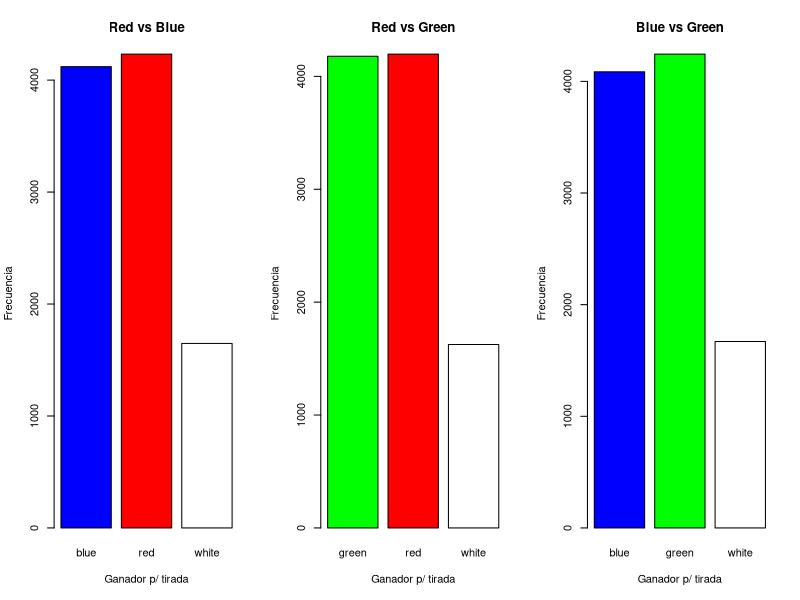
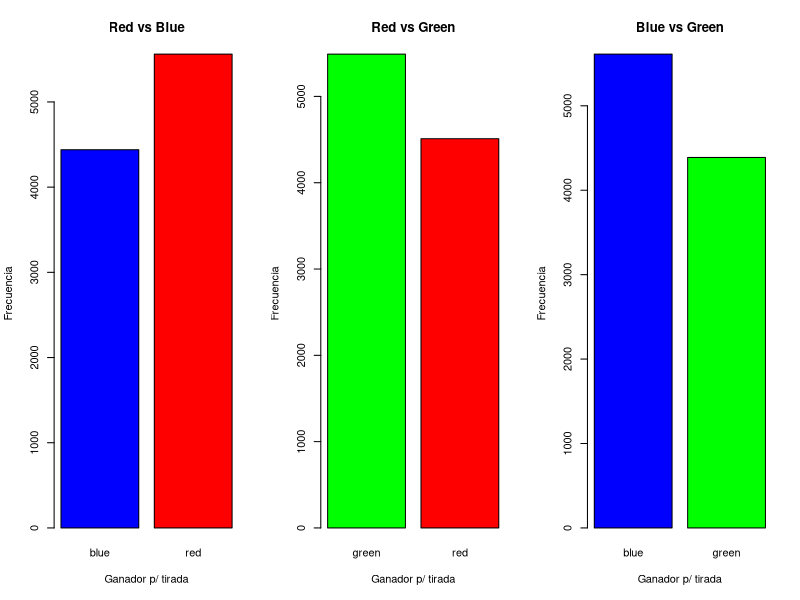
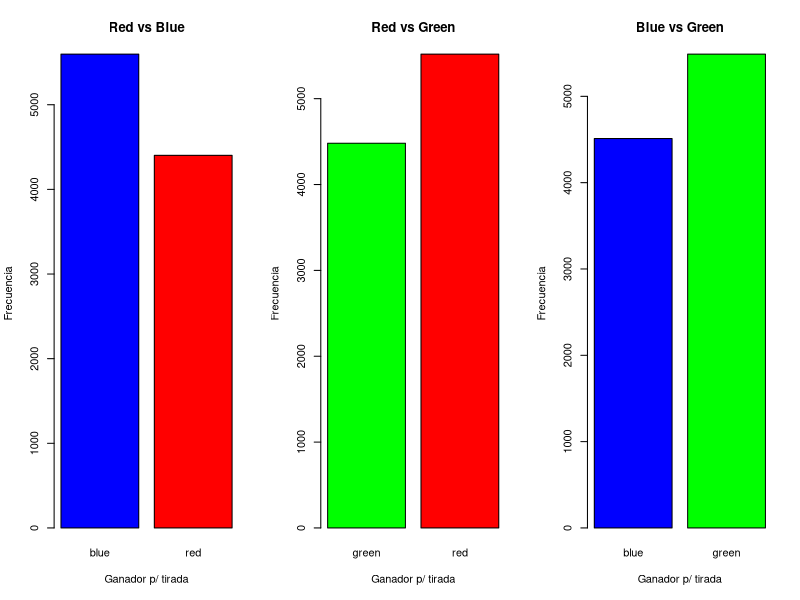
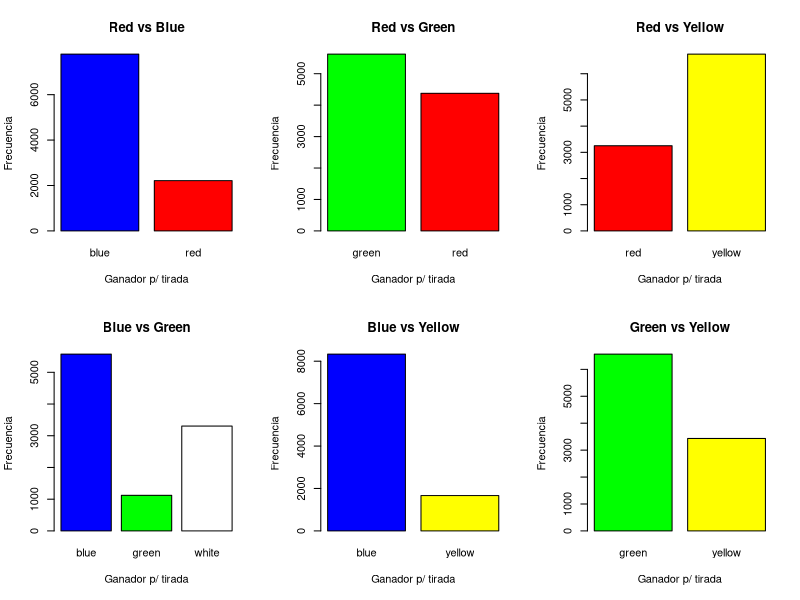

R code for these plots, in order:
#Pseudoclase dado
dado<-function(caras,nombre){
    d<-list("caras"=caras,"nom"=nombre)
    class(d)<-"dado"
    return(d)
}

print.dado<-function(d){
    cat(d$nom,"\n")
    nc<-length(d$caras)
    cat("╔",rep("═╦",nc-1),"═╗\n",sep="")
    for(i in 1:nc) cat("║",d$caras[i],sep="")
    cat("║\n")
    cat("╚",rep("═╩",nc-1),"═╝\n",sep="")
}

tirar<-function(d,n=1){
    s<-sample(d$caras,size=n,replace=TRUE)
    t<-sum(s)
    r<-list("s"=s,"t"=t,"nom"=d$nom)
    return(r)
}

gana<-function(s1,s2){
    res<-ifelse(s1$t<s2$t,s2$nom,
	ifelse(s1$t>s2$t,s1$nom,"white"))
    return(res)
}

ciclos<-10000

#--------------------
#Comienza simulación
#--------------------

# Dados normales
dado1<-dado(1:6,"red")
dado2<-dado(1:6,"blue")
dado3<-dado(1:6,"green")

r1vs2<-character()
r1vs3<-character()
r2vs3<-character()

for(i in 1:ciclos){
    d1<-tirar(dado1)
    d2<-tirar(dado2)
    d3<-tirar(dado3)
    r1vs2<-c(r1vs2,gana(d1,d2))
    r1vs3<-c(r1vs3,gana(d1,d3))
    r2vs3<-c(r2vs3,gana(d2,d3))
}

t1vs2<-table(r1vs2)
t1vs3<-table(r1vs3)
t2vs3<-table(r2vs3)

pdf("dadosNormales.pdf")
par(mfrow=c(1,3))
barplot(t1vs2,main="Red vs Blue",col=names(t1vs2),ylab="Frecuencia",xlab="Ganador p/ tirada",
        names.arg=names(t1vs2))
barplot(t1vs3,main="Red vs Green",col=names(t1vs3),ylab="Frecuencia",xlab="Ganador p/ tirada",
        names.arg=names(t1vs3))
barplot(t2vs3,main="Blue vs Green",col=names(t2vs3),ylab="Frecuencia",xlab="Ganador p/ tirada",
        names.arg=names(t2vs3))
dev.off()

# Dados no transitivos
dado1<-dado(c(2,2,4,4,9,9),"red")
dado2<-dado(c(1,1,6,6,8,8),"blue")
dado3<-dado(c(3,3,5,5,7,7),"green")

r1vs2<-character()
r1vs3<-character()
r2vs3<-character()

for(i in 1:ciclos){
    d1<-tirar(dado1)
    d2<-tirar(dado2)
    d3<-tirar(dado3)
    r1vs2<-c(r1vs2,gana(d1,d2))
    r1vs3<-c(r1vs3,gana(d1,d3))
    r2vs3<-c(r2vs3,gana(d2,d3))
}

t1vs2<-table(r1vs2)
t1vs3<-table(r1vs3)
t2vs3<-table(r2vs3)

pdf("dadosNoTransitivos.pdf")
par(mfrow=c(1,3))
barplot(t1vs2,main="Red vs Blue",col=names(t1vs2),ylab="Frecuencia",xlab="Ganador p/ tirada",
        names.arg=names(t1vs2))
barplot(t1vs3,main="Red vs Green",col=names(t1vs3),ylab="Frecuencia",xlab="Ganador p/ tirada",
        names.arg=names(t1vs3))
barplot(t2vs3,main="Blue vs Green",col=names(t2vs3),ylab="Frecuencia",xlab="Ganador p/ tirada",
        names.arg=names(t2vs3))
dev.off()


dado1<-dado(c(1,1,5,5,9,9),"red")
dado2<-dado(c(2,2,6,6,7,7),"blue")
dado3<-dado(c(3,3,4,4,8,8),"green")

# Imprime el dado
#print(dado1)

d1<-tirar(dado1,2)
d2<-tirar(dado2,2)
d3<-tirar(dado3,2)


# Ver que dado es mayor
r1vs2<-character()
r1vs3<-character()
r2vs3<-character()

for(i in 1:ciclos){
    d1<-tirar(dado1)
    d2<-tirar(dado2)
    d3<-tirar(dado3)
    r1vs2<-c(r1vs2,gana(d1,d2))
    r1vs3<-c(r1vs3,gana(d1,d3))
    r2vs3<-c(r2vs3,gana(d2,d3))
}

#ver estructura de tiradas
#str(table$r1vs2)
#str(table$r1vs3)
#str(table$r2vs3)

t1vs2<-table(r1vs2)
t1vs3<-table(r1vs3)
t2vs3<-table(r2vs3)

# Preparar la pantalla para guardar 3 gráficos, lo que salga a la pantalla guardarlo en un archivo pdf
pdf("dadosNoTransitivos_2Tiradas.pdf")
par(mfrow=c(1,3))
#crear un barplot el cual tenga de color los nombres, un titulo deacuerdo a la tabla
# y nombres en los ejes x y y de acuerdo a la tabla
# en el tope de las barras se debe mostrar la frecuencia
barplot(t1vs2,main="Red vs Blue",col=names(t1vs2),ylab="Frecuencia",xlab="Ganador p/ tirada",
        names.arg=names(t1vs2))
barplot(t1vs3,main="Red vs Green",col=names(t1vs3),ylab="Frecuencia",xlab="Ganador p/ tirada",
        names.arg=names(t1vs3))
barplot(t2vs3,main="Blue vs Green",col=names(t2vs3),ylab="Frecuencia",xlab="Ganador p/ tirada",
        names.arg=names(t2vs3))
#cerrar el archivo pdf
dev.off()

# Dados de efron
dado1<-dado(c(4,4,4,4,0,0),"red")
dados2<-dado(c(3,3,3,3,3,3),"blue")
dado3<-dado(c(6,6,2,2,2,2),"green")
dado4<-dado(c(5,5,5,1,1,1),"yellow")

r1vs2<-character()
r1vs3<-character()
r1vs4<-character()
r2vs3<-character()
r2vs4<-character()
r3vs4<-character()

for(i in 1:ciclos){
    d1<-tirar(dado1)
    d2<-tirar(dado2)
    d3<-tirar(dado3)
    d4<-tirar(dado4)
    r1vs2<-c(r1vs2,gana(d1,d2))
    r1vs3<-c(r1vs3,gana(d1,d3))
    r1vs4<-c(r1vs4,gana(d1,d4))
    r2vs3<-c(r2vs3,gana(d2,d3))
    r2vs4<-c(r2vs4,gana(d2,d4))
    r3vs4<-c(r3vs4,gana(d3,d4))
}

t1vs2<-table(r1vs2)
t1vs3<-table(r1vs3)
t1vs4<-table(r1vs4)
t2vs3<-table(r2vs3)
t2vs4<-table(r2vs4)
t3vs4<-table(r3vs4)

pdf("dadosNoTransitivosEfron.pdf")
par(mfrow=c(2,3))
barplot(t1vs2,main="Red vs Blue",col=names(t1vs2),ylab="Frecuencia",xlab="Ganador p/ tirada",
        names.arg=names(t1vs2))
barplot(t1vs3,main="Red vs Green",col=names(t1vs3),ylab="Frecuencia",xlab="Ganador p/ tirada",
        names.arg=names(t1vs3))
barplot(t1vs4,main="Red vs Yellow",col=names(t1vs4),ylab="Frecuencia",xlab="Ganador p/ tirada",
        names.arg=names(t1vs4))
barplot(t2vs3,main="Blue vs Green",col=names(t2vs3),ylab="Frecuencia",xlab="Ganador p/ tirada",
        names.arg=names(t2vs3))
barplot(t2vs4,main="Blue vs Yellow",col=names(t2vs4),ylab="Frecuencia",xlab="Ganador p/ tirada",
        names.arg=names(t2vs4))
barplot(t3vs4,main="Green vs Yellow",col=names(t3vs4),ylab="Frecuencia",xlab="Ganador p/ tirada",
        names.arg=names(t3vs4))
dev.off()

# -----
